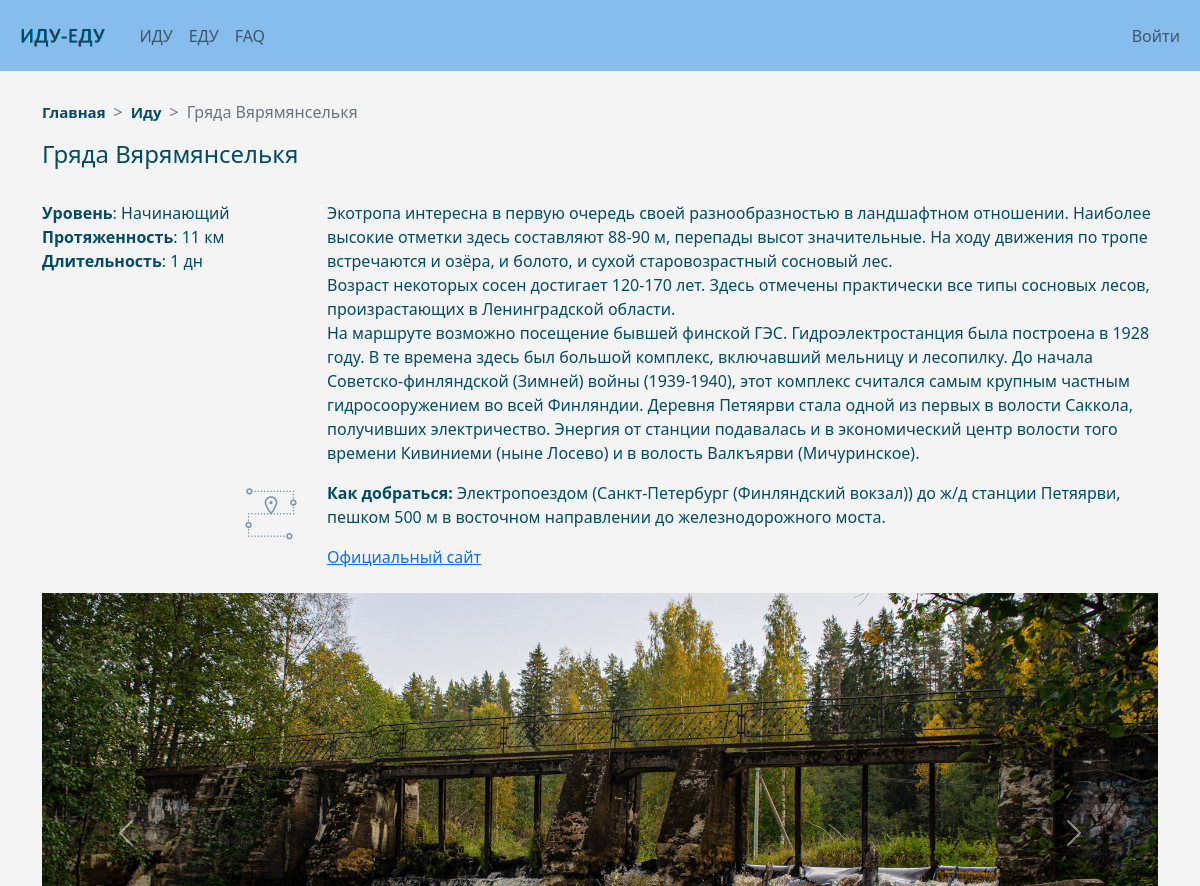
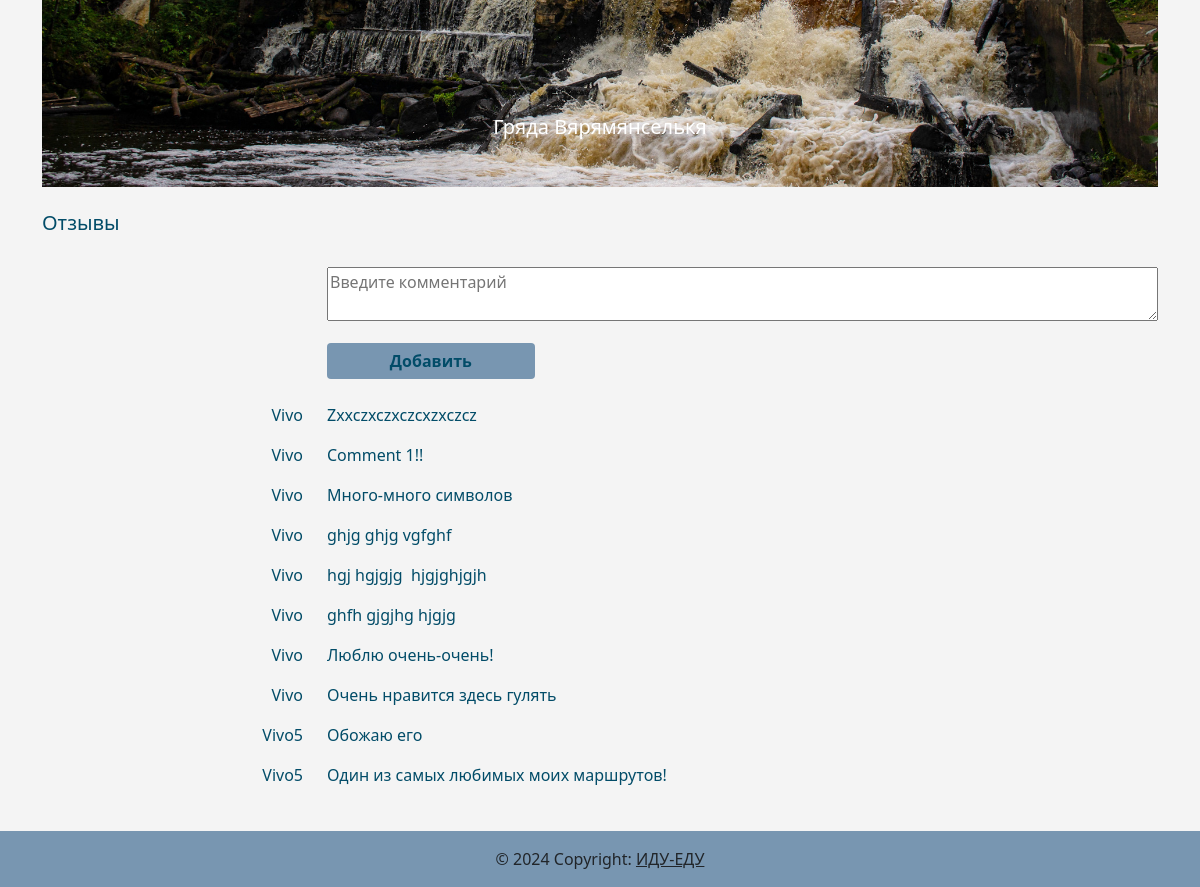
The page /trip/1 on the database its author committed (2 pictures, top to bottom).
### models.py (models this page shows, shortened)
class Trip_type(Base):
    __tablename__ = 'trip_types'
    id = Column(Integer, primary_key=True, autoincrement=True)
    type_name = Column(String(100), nullable=False, unique=True)
    trip = relationship("Trip", backref='trip_types')

class Trip_description(Base):
    __tablename__ = 'trip_descriptions'
    id = Column(Integer, primary_key=True, autoincrement=True)
    title = Column(String(100), nullable=False, unique=True)
    how_to_go = Column(String, nullable=False)
    description = Column(String, nullable=False)
    track = Column(String, nullable=False)
    route_length = Column(Integer, nullable=False)
    official_website_link = Column(String, nullable=False)
    trip = relationship("Trip", backref='trip_descriptions')
    main_photo_id = Column(Integer(), ForeignKey('photos.id'))

class Trip(Base):
    __tablename__ = 'trips'
    id = Column(Integer, primary_key=True, autoincrement=True)
    trip_type_id = Column(Integer(), ForeignKey('trip_types.id'))
    trip_duration_id = Column(Integer(), ForeignKey('trip_durations.id'))
    trip_level_id = Column(Integer(), ForeignKey('trip_levels.id'))
    trip_description_id = Column(Integer(), ForeignKey('trip_descriptions.id'))
    photos = relationship("Photo", secondary='trip_photos', back_populates='trips')
    comments = relationship("Comment", backref='trips')

class Trip_level(Base):
    __tablename__ = 'trip_levels'
    id = Column(Integer, primary_key=True, autoincrement=True)
    level_name = Column(String(100), nullable=False, unique=True)
    trip = relationship("Trip", backref='trip_levels')

class Trip_duration(Base):
    __tablename__ = 'trip_durations'
    id = Column(Integer, primary_key=True, autoincrement=True)
    duration = Column(Integer, nullable=False, unique=True)
    trip = relationship("Trip", backref='trip_durations')

class Photo(Base):
    __tablename__ = 'photos'
    id = Column(Integer, primary_key=True, autoincrement=True)
    link = Column(String(100), nullable=False, unique=True)
    photo_name = Column(String(100), nullable=False)
    trips = relationship("Trip", secondary='trip_photos', back_populates='photos')
    trip_description_id = relationship('Trip_description', backref='photos', uselist=False)

class Comment(Base):
    __tablename__ = 'comment'
    id = Column(Integer, primary_key=True, autoincrement=True)
    description = Column(String, nullable=True)
    trip_id = Column(Integer, ForeignKey('trips.id'))
    user_id = Column(Integer(), ForeignKey('user.id'))

class User(Base, UserMixin):
    __tablename__ = 'user'
    id = Column(Integer, primary_key=True, autoincrement=True)
    username = Column(String(100), nullable=False, unique=True)
    about_me = Column(String, nullable=True)
    email = Column(String(100), index=True,
                   unique=True, nullable=True)
    hashed_password = Column(String, nullable=True)
    comment = relationship("Comment", backref="user")

### content_pages/content_pages.py (the view, shortened to what this page needs)
@content_pages.route('/trip/<int:trip_id>', methods=['GET', 'POST'])
def trip(trip_id: int):
    form = CommentForm()
    with models.Session() as session:
        session.commit()
    trip_photos = session.query(models.Trip_photo, models.Photo).join(models.Photo).filter(models.Trip_photo.trip_id==trip_id).all()
    len_trip_photos = len(trip_photos)
    trip_description = session.query(models.Trip, models.Trip_type, models.Trip_level, models.Trip_description, models.Trip_duration, models.Photo).join(models.Trip_type).join(models.Trip_level).join(models.Trip_description).join(models.Trip_duration).join(models.Photo).filter(models.Trip.id == trip_id)
    trip_comments = session.query(models.Comment, models.User).join(models.User).filter(models.Comment.trip_id == trip_id).order_by(models.Comment.id.desc())
    return render_template('trip.html', title=trip_description[0][1].type_name, trip_description=trip_description, trip_photos=trip_photos, len_trip_photos=len_trip_photos, form=form, trip_comments=trip_comments)

### content_pages/content_forms.py
class CommentForm(FlaskForm):
  class Meta:
    locales = ['ru-RU', 'ru']
    def get_translations(self, form):
      return super(FlaskForm.Meta, self).get_translations(form)
  comment = TextAreaField('Say something', validators=[DataRequired(), Length(min=10, max=1000)], render_kw={'style': 'width: 100%', "placeholder": "Введите комментарий"})
  add_btn = SubmitField('Добавить', render_kw={'style': 'width: 25%'})
  update_btn = SubmitField('Изменить', render_kw={'style': 'width: 20%'})
  delete_btn = SubmitField('Удалить', render_kw={'style': 'width: 20%'})

### content_pages/templates/content_pages/trip.html (shortened to what this page needs)
{% extends "base.html" %}
{% block content %}
<div class="container">
    <nav style="--bs-breadcrumb-divider: '>';" aria-label="breadcrumb">
        <ul class="breadcrumb">
            <li class="breadcrumb-item"><a href="/index"><b>Главная</b></a></li>
            <li class="breadcrumb-item"><a href="/content/{{title}}"><b>{{title}}</b></a></li>
            <li class="breadcrumb-item active" aria-current="page">{{trip_description[0][3].title}}</li>
        </ul>
    </nav>
    <h4>{{trip_description[0][3].title}}</h4>
    <br>
    {% for item in trip_description %}
    <div class="row gy-1">
        <div class="col-lg-3 col-md-4 col-ms-12">
            <p><b>Уровень</b>: {{ item[2].level_name }}
                <br><b>Протяженность</b>: {{ item[3].route_length }} км
                <br><b>Длительность</b>: {{ item[4].duration }} дн</p>
        </div>
        <div class="col-lg-9 col-md-8 col-ms-12">
            <p style="white-space: pre-wrap">{{ item[3].description }}</p>
        </div>
    </div>
    <div class="row gy-2">
        <div class="col-lg-3 col-md-4 col-ms-12 text-lg-end  text-md-end text-sm-start">
            <a data-bs-toggle="tooltip" data-bs-placement="top" title="Скачать трек"
               href="{{ url_for('.static', filename='tracks/' + item[3].track) }}" download><img
                    src="{{ url_for('icons_bp.static', filename='gps_track_light_green2.png') }}" alt="GPS-track"></a>
        </div>
        <div class="col-lg-9 col-md-8 col-ms-12">
            <p style="white-space: pre-wrap"><b>Как добраться:</b> {{ item[3].how_to_go }}</p>
            <a href="{{ item[3].official_website_link }}">Официальный сайт</a>
        </div>
    </div>
    {% endfor %}
    <br>
    <div id="carouselExampleControls" class="carousel slide" data-bs-ride="carousel">
        <div class="carousel-inner">
            <div class="carousel-item active">
                <img src="{{ url_for('.static', filename='images/' + trip_photos[0][1].link) }}" class="d-block w-100"
                     alt="{{ trip_photos[0][1].photo_name }}">
                <div class="carousel-caption d-none d-md-block">
                    <h5>{{ trip_photos[0][1].photo_name }}</h5>
                </div>
            </div>
        </div>
        <button class="carousel-control-prev" type="button" data-bs-target="#carouselExampleControls"
                data-bs-slide="prev">
            <span class="carousel-control-prev-icon" aria-hidden="true"></span>
        </button>
        <button class="carousel-control-next" type="button" data-bs-target="#carouselExampleControls"
                data-bs-slide="next">
            <span class="carousel-control-next-icon" aria-hidden="true"></span>
        </button>
    </div>
    <br>
    <h5>Отзывы</h5>
    <br>
    <div class="row gy-1">
        <div class="col-lg-3 col-md-4 col-ms-12 text-lg-end  text-md-end text-sm-start">
        </div>
        <div class="col-lg-9 col-md-8 col-ms-12">
            <form action="" method="post" novalidate>
                <p>{{ form.comment() }}</p>
                <div>
                    {{ form.add_btn(class_="btn btn-primary") }}
                </div>
            </form>
        </div>
    </div>
    <br>
    {% for item in trip_comments %}
    <div class="row gy-1">
        <div class="col-lg-3 col-md-4 col-ms-12 text-lg-end  text-md-end text-sm-start">
            <p>{{ item[1].username }}</p>
        </div>
        <div class="col-lg-9 col-md-8 col-ms-12">
            <form action="" method="post" novalidate>
                <p style="white-space: pre-wrap">{{ item[0].description }}</p>
            </form>
        </div>
    </div>
    {% endfor %}
    <br>
</div>
{% endblock %}

### templates/base.html (shortened to what this page needs)
<!DOCTYPE html>
<html lang="ru">
<head>
    <link href="https://cdn.jsdelivr.net/npm/bootstrap@5.0.1/dist/css/bootstrap.min.css" rel="stylesheet"
>
    <link rel="stylesheet" href="/static/css/style.css">
</head>
<body>
<div class="fixed-top">
    <nav class="navbar navbar-expand-lg navbar-light navbar-custom">
        <div class="container-fluid">
            <a class="navbar-brand" href="/index"> <img
                    src="/static/images/logo.png"
                    height="45"
                    alt="ИДУ-ЕДУ"
                    loading="lazy"
            /></a>
            <div class="collapse navbar-collapse" id="navbarSupportedContent">
                <ul class="navbar-nav me-auto mb-2 mb-lg-0">
                    <li class="nav-item">
                        <a class="nav-link" href="/content/Иду">ИДУ</a>
                    </li>
                    <li class="nav-item">
                        <a class="nav-link" href="/content/Еду">ЕДУ</a>
                    </li>
                    <li class="nav-item">
                        <a class="nav-link" href="/faq">FAQ</a>
                    </li>
                </ul>
                <ul class="navbar-nav ms-auto mb-2 mb-lg-0">
                    {% if current_user.is_anonymous %}
                    <li class="nav-item">
                        <a class="nav-link" href="/login">Войти</a>
                    </li>
                    {% else %}
                    <li class="nav-item">
                        <a class="nav-link" aria-current="page" href="{{ url_for('auth.logout') }}">Выйти</a>
                    </li>
                    {% endif %}
                </ul>
            </div>
        </div>
    </nav>
</div>
{% block content %}
{% endblock %}
<div class="fixed-bottom">
    <footer class="bg-body-tertiary text-center text-lg-start">
        <div class="text-center p-3" style="background-color: #7896B1;">
            © 2024 Copyright:
            <a class="text-body" href="/index">ИДУ-ЕДУ</a>
        </div>
    </footer>
</div>
</body>
</html>

### static/css/style.css (style rules this page uses)
body { background-color: #f4f4f4; }
body > .container { padding-top: 100px; padding-bottom: 60px; color: #024C68; }
.navbar-custom { background-color: #87bdec; }
.carousel-item img { object-fit: cover; vertical-align: middle; border-style: none; height: 60vh; }
.btn-primary, .btn-primary:hover, .btn-primary:active, .btn-primary:focus, .btn-primary:active:after, .btn-primary:visited { background-color: #7896B1; color: #024C68; font-weight: bold; border: none; box-shadow: none !important; width: 100%; text-align: center !important; }
.breadcrumb li a { font-size: 15px; color: #024C68; text-decoration: none; }

### rows shown on the page
Trip_type: type_name "Иду"
Trip_description: title "Гряда Вярямянселькя"
Trip: level_name "Начинающий", route_length "11", duration "1", description "Экотропа интересна в первую очередь своей разнообразностью в ландшафтном отношении. Наиболее высокие отметки здесь составляют 88-90 м, перепады высот значительные. На ходу движения по тропе встречаются и озёра, и болото, и сухой старовозрастный сосновый лес. Возраст некоторых сосен достигает 120-170 лет. Здесь отмечены практически все типы сосновых лесов, произрастающих в Ленинградской области. На маршруте возможно посещение бывшей финской ГЭС. Гидроэлектростанция была построена в 1928 году. В те времена здесь был большой комплекс, включавший мельницу и лесопилку. До начала Советско-финляндской (Зимней) войны (1939-1940), этот комплекс считался самым крупным частным гидросооружением во всей…", how_to_go "Электропоездом (Санкт-Петербург (Финляндский вокзал)) до ж/д станции Петяярви, пешком 500 м в восточном направлении до железнодорожного моста."
Photo: link (picture), photo_name "Гряда Вярямянселькя"
Comment: username "Vivo", description "Zxxczxczxczcxzxczcz"
Comment: username "Vivo", description "Comment 1!!"
Comment: username "Vivo", description "Много-много символов"
Comment: username "Vivo", description "ghjg ghjg vgfghf"
Comment: username "Vivo", description "hgj hgjgjg hjgjghjgjh"
Comment: username "Vivo", description "ghfh gjgjhg hjgjg"
Comment: username "Vivo", description "Люблю очень-очень!"
Comment: username "Vivo", description "Очень нравится здесь гулять"
Comment: username "Vivo5", description "Обожаю его"
Comment: username "Vivo5", description "Один из самых любимых моих маршрутов!"
